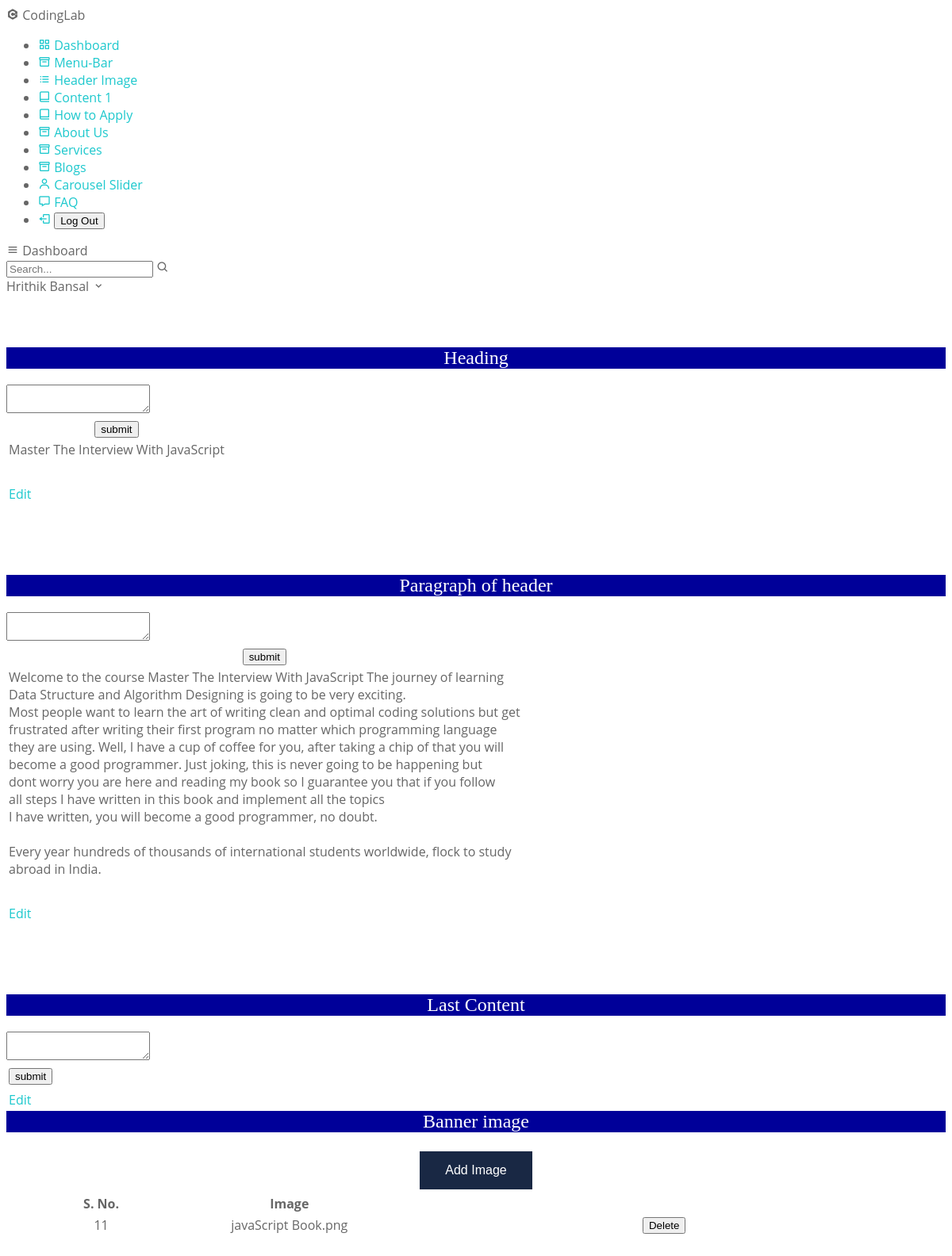
The app's page /admin/content1.php (signed in) with its own data.
### tables this page shows
CREATE TABLE `content1` (
  `id` int(11) NOT NULL,
  `content` text NOT NULL
);

CREATE TABLE `content3` (
  `id` int(11) NOT NULL,
  `content` text NOT NULL
);

CREATE TABLE `content2` (
  `id` int(11) NOT NULL,
  `content` text NOT NULL
);

CREATE TABLE `sec1img` (
  `id` int(11) NOT NULL,
  `image` varchar(255) NOT NULL
);

### admin/content1.php (the view, shortened to what this page needs)
<?php
include '../include/connect.php';
?>
<!DOCTYPE html>
<html lang="en" dir="ltr">
  <head>
    <link rel="stylesheet" href="../style.css">
    <link href='https://unpkg.com/boxicons@2.0.7/css/boxicons.min.css' rel='stylesheet'>
   </head>
<body>
    <?php include '../include/side.php'; ?>
<br><br><br>
<h2 align="center" style="color: white; background-color:  #000099; font-family:Comic sans MS;" >Heading</h2>
<div class="container">
<form method="post">
<table>
<textarea name="content1">
</textarea>
</div>
<tr>
  <td colspan="2" align="center"><input type="submit" name="submit" value="submit"></td>
</tr>
<?php
$records = mysqli_query($db,"select * from content1");
while($data = mysqli_fetch_array($records))
{
?>
  <tr>
    <td><?php echo $data['content']; ?></td>
  </tr>
<td>
  <a href="../admin/editcontent1.php?id=<?php echo $data['id']; ?>">Edit</a></td>
<?php
}
?>
<br><br><br><br>
<h2 align="center" style="color: white; background-color:  #000099; font-family:Comic sans MS;" >Paragraph of header</h2>
<div class="container">
<form method="post">
<table>
<textarea name="content3">
</textarea>
</div>
<tr>
  <td colspan="2" align="center"><input type="submit" name="submit3" value="submit"></td>
</tr>
<?php
$records = mysqli_query($db,"select * from content3");
while($data = mysqli_fetch_array($records))
{
?>
  <tr>
    <td><?php echo $data['content']; ?></td>
  </tr>
<td>
  <a href="../admin/editcontent3.php?id=<?php echo $data['id']; ?>">Edit</a></td>
<?php
}
?>
<br><br><br><br>
<h2 align="center" style="color: white; background-color:  #000099; font-family:Comic sans MS;" >Last Content</h2>
<div class="container">
<form method="post">
<table>
<textarea name="content2">
</textarea>
</div>
<tr>
  <td colspan="2" align="center"><input type="submit" name="submit2" value="submit"></td>
</tr>
<?php
$records = mysqli_query($db,"select * from content2");
while($data = mysqli_fetch_array($records))
{
?>
  <tr>
    <td><?php echo $data['content']; ?></td>
  </tr>
<td>
  <a href="../admin/editcontent2.php?id=<?php echo $data['id']; ?>">Edit</a></td>
<?php
}
?>
<h2 align="center" style="color: white; background-color:  #000099; font-family:Comic sans MS;" >Banner image</h2>
<table style="width:100%" >
<tr>
    <th width="20%"> S. No.</th>
    <th width="20%"> Image</th>
    <div align="center">
    <a href="upload5.php">
      <input type="button" class="button" value="Add Image">
   </a>
 </div>
</tr>
<?php
$lj = "SELECT * FROM `sec1img`";
$records = $db->query($lj);
while($username = $records->fetch_array())
{
?>
    <tr align="center">
    <td><?php echo $username['id']; ?></td>
    <td><?php echo $username['image']; ?></td>
    <td>
      <form action="#" method="POST">
      <button type="submit" name="faculty_delete_btn" class="btn btn-danger">Delete</button>
    </form>
    </td>
  <?php
    }
  ?>
  </table>
<br><br><br>
</body>
</html>

### assets/css/style.css (style rules this page uses)
body { background: #fff; color: #666666; font-family: "Open Sans", sans-serif; overflow-x: hidden; }
a { color: #1dc8cd; text-decoration: none; transition: 0.5s; }
p { padding: 0; margin: 0 0 30px 0; }
h1, h2, h3, h4, h5, h6 { font-family: "Montserrat", sans-serif; font-weight: 400; margin: 0 0 20px 0; padding: 0; }

### admin/content1.php (style rules this page uses)
.button { background-color: #192844; border: none; color: white; padding: 15px 32px; text-align: center; text-decoration: none; display: inline-block; font-size: 16px; margin: 4px 2px; cursor: pointer; }

### records on screen
content1: content "Master The Interview With JavaScript"
content3: content "Welcome to the course Master The Interview With JavaScript The journey of learning Data Structure and Algorithm Designing is going to be very exciting. Most people want to learn the art of writing clean and optimal coding solutions but get frustrated after writing their first program no matter which programming language they are using. Well, I have a cup of coffee for you, after taking a chip of that you will become a good programmer. Just joking, this is never going to be happening but dont worry you are here and reading my book so I guarantee you that if you follow all steps I have written in this book and implement all the topics I have written, you will become a good programmer, no…"
sec1img: id "11", image "javaScript Book.png"
